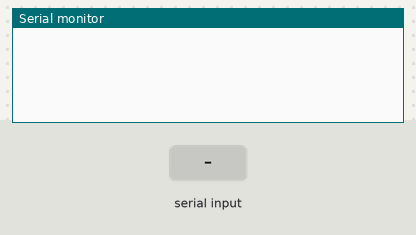
Recording of a sketch running on a simulated Arduino Uno, built with avr-gcc and run on an emulated ATmega328P. Parts: the last lines printed to the serial monitor. Inputs (shaded band) come from the test bench.

Above: at 1.2 s.
1.3 s: "90 45\n" received over Serial
At 1.42 s:
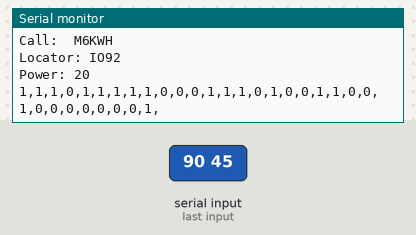
At 2.8 s:
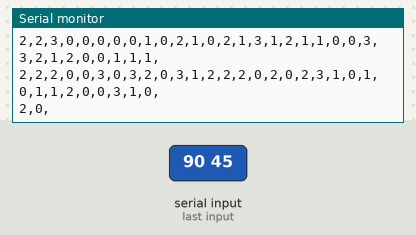
Timing chart, 0 to 4.3 s (numbered marks = the images above; inputs shaded):
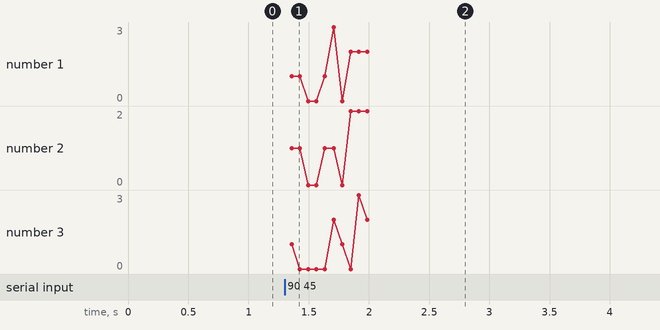

Measured:
- after the input at 1.3 s, the serial monitor: prints a new line at once (image 1)

The sketch:

WSPR_Symbol_Generator.ino
```cpp
// WSPR_symbol_generator input coded, output on monitor
// based on code from Martin Nawrath, Acedemy of Media Arts, Cologne
// enter your call signe, locator and power dB *0 or *7 only
// open monitor and hit ENTER

const char SyncVec[162] = {
  1,1,0,0,0,0,0,0,1,0,0,0,1,1,1,0,0,0,1,0,0,1,0,1,1,1,1,0,0,0,0,0,0,0,1,0,0,1,0,1,0,0,0,0,0,0,1,0,
  1,1,0,0,1,1,0,1,0,0,0,1,1,0,1,0,0,0,0,1,1,0,1,0,1,0,1,0,1,0,0,1,0,0,1,0,1,1,0,0,0,1,1,0,1,0,1,0,
  0,0,1,0,0,0,0,0,1,0,0,1,0,0,1,1,1,0,1,1,0,0,1,1,0,1,0,0,0,1,1,1,0,0,0,0,0,1,0,1,0,0,1,1,0,0,0,0,
  0,0,0,1,1,0,1,0,1,1,0,0,0,1,1,0,0,0
};

unsigned long n1;    // encoded callsign
unsigned long m1;    // encodes locator

byte c[11];                // encoded message
byte sym[170];             // symbol table 162
byte symt[170];            // symbol table temp

// put your data here
char call[] = " M6KWH";    // default values, 6 chars. 3rd numeric
char locator[] = "IO92";   // default value 4 chars
byte power = 20;           // default value 2 numberic

int ii, bb;

void setup()
{
  Serial.begin(9600);        // connect to the serial port
}

void loop()
{
  while(Serial.available() == 0);
  Serial.println("WSPR beacon");
  Serial.flush();

  encode_call();

  Serial.print("Call: ");
  Serial.println(call);

  encode_locator();

  Serial.print("Locator: ");
  Serial.println(locator);

  Serial.print("Power: ");
  Serial.println(power);

  encode_conv();

  Serial.println("");

  for (bb=0;bb<162 ;bb++)
  {
    Serial.print(symt[bb],DEC);
    Serial.print(",");
    if ( (bb+1) %32 == 0) Serial.println("");
  }
  Serial.println("");
  Serial.println("");

  interleave_sync();

  for (bb=0;bb<162 ;bb++)
  {
    Serial.print(sym[bb],DEC);
    Serial.print(",");
    if ((bb+1) %32 == 0) Serial.println("");
  }
  Serial.println("");

  while(Serial.available() > 0) Serial.read();
}


// encode sequence
void encode()
{
  encode_call();
  encode_locator();
  encode_conv();
  interleave_sync();
};

// normalize characters 0..9 A..Z Space in order 0..36
char chr_normf(char bc )
{
  char cc=36;

  if (bc >= '0' && bc <= '9') cc=bc-'0';
  if (bc >= 'A' && bc <= 'Z') cc=bc-'A'+10;
  if (bc == ' ' ) cc=36;

  return(cc);
}

// encode call sign
void encode_call()
{
  unsigned long t1;

  n1=chr_normf(call[0]);
  n1=n1*36+chr_normf(call[1]);
  n1=n1*10+chr_normf(call[2]);
  n1=n1*27+chr_normf(call[3])-10;
  n1=n1*27+chr_normf(call[4])-10;
  n1=n1*27+chr_normf(call[5])-10;

  // merge coded callsign into message array c[]
  t1=n1;
  c[0]= t1 >> 20;
  t1=n1;
  c[1]= t1 >> 12;
  t1=n1;
  c[2]= t1 >> 4;
  t1=n1;
  c[3]= t1 << 4;
}

// encode locator
void encode_locator()
{
  unsigned long t1;

  // coding of locator
  m1=179-10*(chr_normf(locator[0])-10)-chr_normf(locator[2]);
  m1=m1*180+10*(chr_normf(locator[1])-10)+chr_normf(locator[3]);
  m1=m1*128+power+64;

  // merge coded locator and power into message array c[]
  t1=m1;
  c[3]= c[3] + ( 0x0f & t1 >> 18);
  t1=m1;
  c[4]= t1 >> 10;
  t1=m1;
  c[5]= t1 >> 2;
  t1=m1;
  c[6]= t1 << 6;
}

void encode_conv()
{
  int bc=0;
  int cnt=0;
  int cc;
  unsigned long sh1=0;

  cc=c[0];

  for (int i=0; i < 81;i++)
  {
    if (i % 8 == 0 )
    {
      cc=c[bc];
      bc++;
    }
    if (cc & 0x80) sh1=sh1 | 1;

    symt[cnt++]=parity(sh1 & 0xF2D05351);
    symt[cnt++]=parity(sh1 & 0xE4613C47);

    cc=cc << 1;
    sh1=sh1 << 1;
  }
}

// calculate parity
byte parity(unsigned long li)
{
  byte po = 0;
  while(li != 0)
  {
    po++;
    li&= (li-1);
  }
  return (po & 1);
}

// interleave reorder the 162 data bits and and merge table with the sync vector
void interleave_sync()
{
  int ii,ij,b2,bis,ip;
  ip=0;

  for (ii=0;ii<=255;ii++)
  {
    bis=1;
    ij=0;

    for (b2=0;b2 < 8 ;b2++)
    {
      if (ii & bis) ij= ij | (0x80 >> b2);
      bis=bis << 1;
    }

    if (ij < 162 )
    {
      sym[ij]= SyncVec[ij] +2*symt[ip];
      ip++;
    }
  }
}
```
